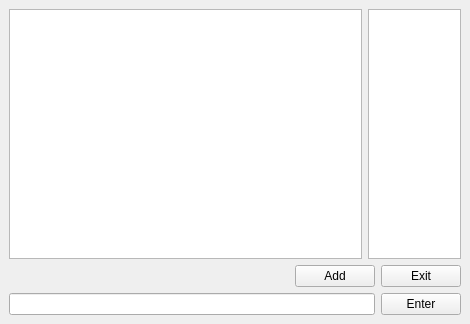
<?xml version="1.0" encoding="UTF-8"?>
<ui version="4.0">
 <class>ChatWindow</class>
 <widget class="QMainWindow" name="ChatWindow">
  <property name="geometry">
   <rect>
    <x>0</x>
    <y>0</y>
    <width>470</width>
    <height>324</height>
   </rect>
  </property>
  <property name="windowTitle">
   <string>MainWindow</string>
  </property>
  <widget class="QWidget" name="centralwidget">
   <layout class="QGridLayout" name="gridLayout">
    <item row="0" column="0">
     <layout class="QVBoxLayout" name="verticalLayout_2">
      <item>
       <layout class="QHBoxLayout" name="horizontalLayout_4">
        <item>
         <widget class="QTextBrowser" name="textBrowser"/>
        </item>
        <item>
         <widget class="QTextBrowser" name="userListTextBrowser">
          <property name="sizePolicy">
           <sizepolicy hsizetype="Expanding" vsizetype="Expanding">
            <horstretch>0</horstretch>
            <verstretch>0</verstretch>
           </sizepolicy>
          </property>
          <property name="maximumSize">
           <size>
            <width>93</width>
            <height>16777215</height>
           </size>
          </property>
         </widget>
        </item>
       </layout>
      </item>
      <item>
       <layout class="QVBoxLayout" name="verticalLayout">
        <item>
         <layout class="QHBoxLayout" name="horizontalLayout_3">
          <item>
           <layout class="QHBoxLayout" name="horizontalLayout">
            <item>
             <spacer name="horizontalSpacer">
              <property name="orientation">
               <enum>Qt::Horizontal</enum>
              </property>
              <property name="sizeHint" stdset="0">
               <size>
                <width>238</width>
                <height>20</height>
               </size>
              </property>
             </spacer>
            </item>
            <item>
             <widget class="QPushButton" name="addUserToChatButton">
              <property name="text">
               <string>Add</string>
              </property>
             </widget>
            </item>
           </layout>
          </item>
          <item>
           <widget class="QPushButton" name="exitButton">
            <property name="sizePolicy">
             <sizepolicy hsizetype="Fixed" vsizetype="Fixed">
              <horstretch>0</horstretch>
              <verstretch>0</verstretch>
             </sizepolicy>
            </property>
            <property name="text">
             <string>Exit</string>
            </property>
           </widget>
          </item>
         </layout>
        </item>
        <item>
         <layout class="QHBoxLayout" name="horizontalLayout_2">
          <item>
           <widget class="QLineEdit" name="enterLineEdit"/>
          </item>
          <item>
           <widget class="QPushButton" name="enterButton">
            <property name="text">
             <string>Enter</string>
            </property>
           </widget>
          </item>
         </layout>
        </item>
       </layout>
      </item>
     </layout>
    </item>
   </layout>
  </widget>
  <widget class="QMenuBar" name="menubar">
   <property name="geometry">
    <rect>
     <x>0</x>
     <y>0</y>
     <width>470</width>
     <height>26</height>
    </rect>
   </property>
  </widget>
 </widget>
 <resources/>
 <connections/>
</ui>
